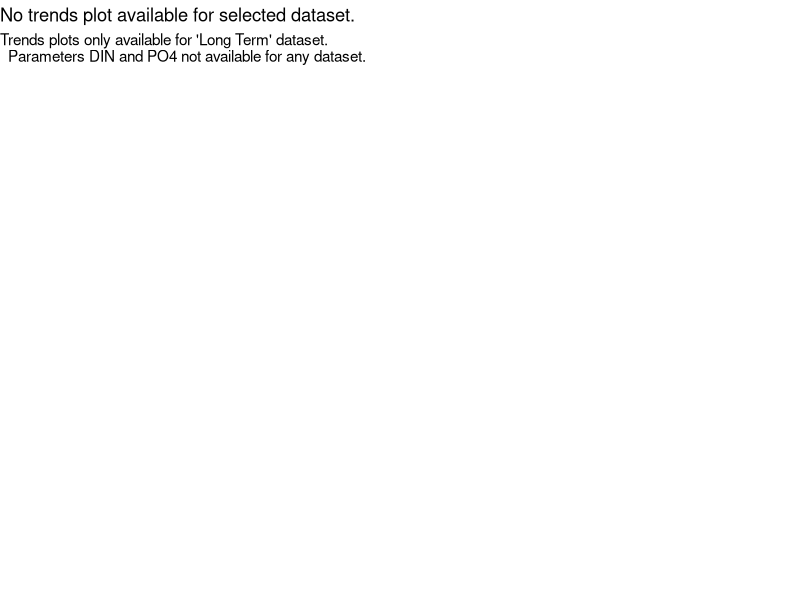

This figure's R source:
# Create "blank" plot for dynamic map plot link
# Erik.Leppo@tetratech.com
# 2021-09-08
#~~~~~~~~~~~~~~~~~~~~~~~~~~~~~

# Packages
library(ggplot2)

# Plot
p_blank <- ggplot() + 
  theme_void() +
  labs(title = "No trends plot available for selected dataset."
       , subtitle = "Trends plots only available for 'Long Term' dataset.
  Parameters DIN and PO4 not available for any dataset.")

# Save
ggsave("_no_plot.png")